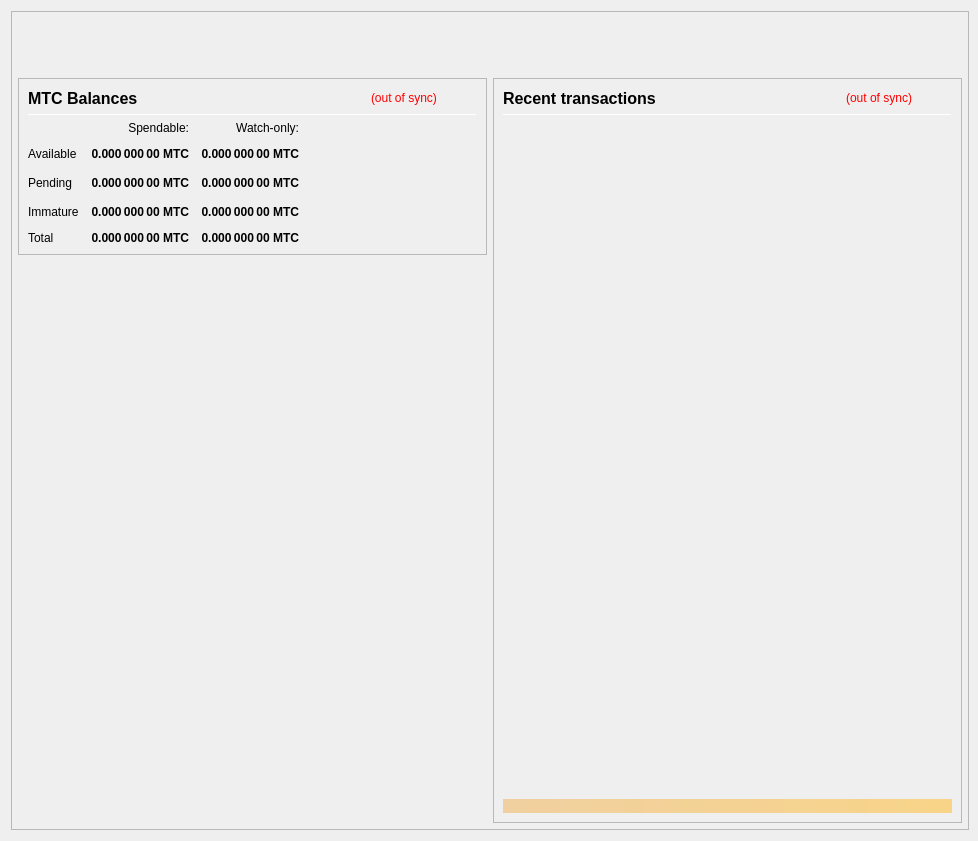
<?xml version="1.0" encoding="UTF-8"?>
<ui version="4.0">
 <class>OverviewPage</class>
 <widget class="QWidget" name="OverviewPage">
  <property name="geometry">
   <rect>
    <x>0</x>
    <y>0</y>
    <width>978</width>
    <height>841</height>
   </rect>
  </property>
  <property name="minimumSize">
   <size>
    <width>960</width>
    <height>682</height>
   </size>
  </property>
  <property name="font">
   <font>
    <weight>50</weight>
    <bold>false</bold>
   </font>
  </property>
  <property name="windowTitle">
   <string>Form</string>
  </property>
  <layout class="QVBoxLayout" name="topLayout" stretch="0">
   <property name="rightMargin">
    <number>9</number>
   </property>
   <item>
    <widget class="QFrame" name="frame_BG">
     <property name="minimumSize">
      <size>
       <width>850</width>
       <height>610</height>
      </size>
     </property>
     <property name="maximumSize">
      <size>
       <width>16777215</width>
       <height>16777215</height>
      </size>
     </property>
     <property name="frameShape">
      <enum>QFrame::StyledPanel</enum>
     </property>
     <property name="frameShadow">
      <enum>QFrame::Raised</enum>
     </property>
     <layout class="QVBoxLayout" name="verticalLayout_3" stretch="0">
      <property name="leftMargin">
       <number>0</number>
      </property>
      <property name="topMargin">
       <number>0</number>
      </property>
      <property name="rightMargin">
       <number>0</number>
      </property>
      <property name="bottomMargin">
       <number>6</number>
      </property>
      <item>
       <layout class="QVBoxLayout" name="verticalLayout_Master" stretch="0,1">
        <property name="leftMargin">
         <number>0</number>
        </property>
        <property name="topMargin">
         <number>0</number>
        </property>
        <property name="rightMargin">
         <number>0</number>
        </property>
        <property name="bottomMargin">
         <number>0</number>
        </property>
        <item>
         <widget class="QFrame" name="frame_Header">
          <layout class="QVBoxLayout" name="verticalLayout_Header" stretch="0">
           <property name="leftMargin">
            <number>0</number>
           </property>
           <property name="topMargin">
            <number>0</number>
           </property>
           <property name="rightMargin">
            <number>0</number>
           </property>
           <property name="bottomMargin">
            <number>0</number>
           </property>
           <item>
            <layout class="QHBoxLayout" name="horizontalLayout_Header" stretch="1,0">
             <property name="spacing">
              <number>6</number>
             </property>
             <item>
              <spacer name="horizontalSpacer_Header">
               <property name="orientation">
                <enum>Qt::Horizontal</enum>
               </property>
               <property name="sizeHint" stdset="0">
                <size>
                 <width>40</width>
                 <height>20</height>
                </size>
               </property>
              </spacer>
             </item>
             <item>
              <widget class="QLabel" name="labelOverviewHeaderRight">
               <property name="minimumSize">
                <size>
                 <width>464</width>
                 <height>60</height>
                </size>
               </property>
               <property name="maximumSize">
                <size>
                 <width>16777215</width>
                 <height>60</height>
                </size>
               </property>
               <property name="font">
                <font>
                 <pointsize>14</pointsize>
                </font>
               </property>
               <property name="text">
                <string/>
               </property>
               <property name="alignment">
                <set>Qt::AlignRight|Qt::AlignTrailing|Qt::AlignVCenter</set>
               </property>
              </widget>
             </item>
            </layout>
           </item>
          </layout>
         </widget>
        </item>
        <item>
         <widget class="QFrame" name="frame_Content">
          <layout class="QVBoxLayout" name="verticalLayout_Content">
           <property name="leftMargin">
            <number>6</number>
           </property>
           <property name="topMargin">
            <number>0</number>
           </property>
           <property name="rightMargin">
            <number>6</number>
           </property>
           <property name="bottomMargin">
            <number>0</number>
           </property>
           <item>
            <layout class="QHBoxLayout" name="horizontalLayout_Content" stretch="1,1">
             <property name="spacing">
              <number>6</number>
             </property>
             <item>
              <layout class="QVBoxLayout" name="verticalLayout_left" stretch="0,0">
               <item>
                <widget class="QFrame" name="frameBalances">
                 <property name="frameShape">
                  <enum>QFrame::StyledPanel</enum>
                 </property>
                 <property name="frameShadow">
                  <enum>QFrame::Raised</enum>
                 </property>
                 <layout class="QVBoxLayout" name="verticalLayout_4">
                  <item>
                   <layout class="QHBoxLayout" name="hlBalancesHeader" stretch="2,0,0">
                    <property name="spacing">
                     <number>6</number>
                    </property>
                    <item>
                     <widget class="QLabel" name="labelBalances">
                      <property name="minimumSize">
                       <size>
                        <width>0</width>
                        <height>0</height>
                       </size>
                      </property>
                      <property name="font">
                       <font>
                        <pointsize>12</pointsize>
                        <weight>75</weight>
                        <bold>true</bold>
                       </font>
                      </property>
                      <property name="text">
                       <string>MTC Balances</string>
                      </property>
                     </widget>
                    </item>
                    <item>
                     <widget class="QLabel" name="labelWalletStatus">
                      <property name="cursor">
                       <cursorShape>WhatsThisCursor</cursorShape>
                      </property>
                      <property name="toolTip">
                       <string>The displayed information may be out of date. Your wallet automatically synchronizes with the Mtcoin network after a connection is established, but this process has not completed yet.</string>
                      </property>
                      <property name="styleSheet">
                       <string notr="true">QLabel { color: red; }</string>
                      </property>
                      <property name="text">
                       <string notr="true">(out of sync)</string>
                      </property>
                      <property name="alignment">
                       <set>Qt::AlignLeading|Qt::AlignLeft|Qt::AlignVCenter</set>
                      </property>
                     </widget>
                    </item>
                    <item>
                     <spacer name="hsBalancesHeader">
                      <property name="orientation">
                       <enum>Qt::Horizontal</enum>
                      </property>
                      <property name="sizeHint" stdset="0">
                       <size>
                        <width>40</width>
                        <height>20</height>
                       </size>
                      </property>
                     </spacer>
                    </item>
                   </layout>
                  </item>
                  <item>
                   <widget class="Line" name="lineBalances">
                    <property name="minimumSize">
                     <size>
                      <width>0</width>
                      <height>1</height>
                     </size>
                    </property>
                    <property name="maximumSize">
                     <size>
                      <width>16777215</width>
                      <height>1</height>
                     </size>
                    </property>
                    <property name="orientation">
                     <enum>Qt::Horizontal</enum>
                    </property>
                   </widget>
                  </item>
                  <item>
                   <layout class="QGridLayout" name="gridLayout">
                    <property name="spacing">
                     <number>12</number>
                    </property>
                    <item row="2" column="2">
                     <widget class="QLabel" name="labelWatchPending">
                      <property name="font">
                       <font>
                        <weight>75</weight>
                        <bold>true</bold>
                       </font>
                      </property>
                      <property name="cursor">
                       <cursorShape>ArrowCursor</cursorShape>
                      </property>
                      <property name="toolTip">
                       <string>Unconfirmed transactions to watch-only addresses</string>
                      </property>
                      <property name="text">
                       <string notr="true">0.000 000 00 MTC</string>
                      </property>
                      <property name="alignment">
                       <set>Qt::AlignRight|Qt::AlignTrailing|Qt::AlignVCenter</set>
                      </property>
                      <property name="textInteractionFlags">
                       <set>Qt::NoTextInteraction</set>
                      </property>
                     </widget>
                    </item>
                    <item row="2" column="1">
                     <widget class="QLabel" name="labelUnconfirmed">
                      <property name="font">
                       <font>
                        <weight>75</weight>
                        <bold>true</bold>
                       </font>
                      </property>
                      <property name="cursor">
                       <cursorShape>ArrowCursor</cursorShape>
                      </property>
                      <property name="toolTip">
                       <string>Total of transactions that have yet to be confirmed, and do not yet count toward the spendable balance</string>
                      </property>
                      <property name="text">
                       <string notr="true">0.000 000 00 MTC</string>
                      </property>
                      <property name="alignment">
                       <set>Qt::AlignRight|Qt::AlignTrailing|Qt::AlignVCenter</set>
                      </property>
                      <property name="textInteractionFlags">
                       <set>Qt::NoTextInteraction</set>
                      </property>
                     </widget>
                    </item>
                    <item row="3" column="2">
                     <widget class="QLabel" name="labelWatchImmature">
                      <property name="font">
                       <font>
                        <weight>75</weight>
                        <bold>true</bold>
                       </font>
                      </property>
                      <property name="cursor">
                       <cursorShape>ArrowCursor</cursorShape>
                      </property>
                      <property name="toolTip">
                       <string>Staked or masternode rewards in watch-only addresses that has not yet matured</string>
                      </property>
                      <property name="text">
                       <string notr="true">0.000 000 00 MTC</string>
                      </property>
                      <property name="alignment">
                       <set>Qt::AlignRight|Qt::AlignTrailing|Qt::AlignVCenter</set>
                      </property>
                      <property name="textInteractionFlags">
                       <set>Qt::NoTextInteraction</set>
                      </property>
                     </widget>
                    </item>
                    <item row="4" column="0">
                     <widget class="QLabel" name="labelTotalText">
                      <property name="text">
                       <string>Total</string>
                      </property>
                      <property name="textInteractionFlags">
                       <set>Qt::NoTextInteraction</set>
                      </property>
                     </widget>
                    </item>
                    <item row="3" column="1">
                     <widget class="QLabel" name="labelImmature">
                      <property name="font">
                       <font>
                        <weight>75</weight>
                        <bold>true</bold>
                       </font>
                      </property>
                      <property name="cursor">
                       <cursorShape>ArrowCursor</cursorShape>
                      </property>
                      <property name="toolTip">
                       <string>Staked or masternode rewards that has not yet matured</string>
                      </property>
                      <property name="text">
                       <string notr="true">0.000 000 00 MTC</string>
                      </property>
                      <property name="alignment">
                       <set>Qt::AlignRight|Qt::AlignTrailing|Qt::AlignVCenter</set>
                      </property>
                      <property name="textInteractionFlags">
                       <set>Qt::NoTextInteraction</set>
                      </property>
                     </widget>
                    </item>
                    <item row="2" column="3">
                     <spacer name="hsBalances">
                      <property name="orientation">
                       <enum>Qt::Horizontal</enum>
                      </property>
                      <property name="sizeHint" stdset="0">
                       <size>
                        <width>40</width>
                        <height>20</height>
                       </size>
                      </property>
                     </spacer>
                    </item>
                    <item row="3" column="0">
                     <widget class="QLabel" name="labelImmatureText">
                      <property name="text">
                       <string>Immature</string>
                      </property>
                      <property name="textInteractionFlags">
                       <set>Qt::NoTextInteraction</set>
                      </property>
                     </widget>
                    </item>
                    <item row="4" column="1">
                     <widget class="QLabel" name="labelTotal">
                      <property name="font">
                       <font>
                        <weight>75</weight>
                        <bold>true</bold>
                       </font>
                      </property>
                      <property name="cursor">
                       <cursorShape>ArrowCursor</cursorShape>
                      </property>
                      <property name="toolTip">
                       <string>Your current total balance</string>
                      </property>
                      <property name="text">
                       <string notr="true">0.000 000 00 MTC</string>
                      </property>
                      <property name="alignment">
                       <set>Qt::AlignRight|Qt::AlignTrailing|Qt::AlignVCenter</set>
                      </property>
                      <property name="textInteractionFlags">
                       <set>Qt::NoTextInteraction</set>
                      </property>
                     </widget>
                    </item>
                    <item row="4" column="2">
                     <widget class="QLabel" name="labelWatchTotal">
                      <property name="font">
                       <font>
                        <weight>75</weight>
                        <bold>true</bold>
                       </font>
                      </property>
                      <property name="cursor">
                       <cursorShape>ArrowCursor</cursorShape>
                      </property>
                      <property name="toolTip">
                       <string>Current total balance in watch-only addresses</string>
                      </property>
                      <property name="text">
                       <string notr="true">0.000 000 00 MTC</string>
                      </property>
                      <property name="alignment">
                       <set>Qt::AlignRight|Qt::AlignTrailing|Qt::AlignVCenter</set>
                      </property>
                      <property name="textInteractionFlags">
                       <set>Qt::NoTextInteraction</set>
                      </property>
                     </widget>
                    </item>
                    <item row="0" column="2">
                     <widget class="QLabel" name="labelWatchonly">
                      <property name="text">
                       <string>Watch-only:</string>
                      </property>
                      <property name="alignment">
                       <set>Qt::AlignRight|Qt::AlignTrailing|Qt::AlignVCenter</set>
                      </property>
                     </widget>
                    </item>
                    <item row="1" column="0">
                     <widget class="QLabel" name="labelBalanceText">
                      <property name="text">
                       <string>Available</string>
                      </property>
                      <property name="textInteractionFlags">
                       <set>Qt::NoTextInteraction</set>
                      </property>
                     </widget>
                    </item>
                    <item row="1" column="1">
                     <widget class="QLabel" name="labelBalance">
                      <property name="font">
                       <font>
                        <weight>75</weight>
                        <bold>true</bold>
                       </font>
                      </property>
                      <property name="cursor">
                       <cursorShape>ArrowCursor</cursorShape>
                      </property>
                      <property name="toolTip">
                       <string>Your current spendable balance</string>
                      </property>
                      <property name="text">
                       <string notr="true">0.000 000 00 MTC</string>
                      </property>
                      <property name="alignment">
                       <set>Qt::AlignRight|Qt::AlignTrailing|Qt::AlignVCenter</set>
                      </property>
                      <property name="textInteractionFlags">
                       <set>Qt::NoTextInteraction</set>
                      </property>
                     </widget>
                    </item>
                    <item row="1" column="2">
                     <widget class="QLabel" name="labelWatchAvailable">
                      <property name="font">
                       <font>
                        <weight>75</weight>
                        <bold>true</bold>
                       </font>
                      </property>
                      <property name="cursor">
                       <cursorShape>ArrowCursor</cursorShape>
                      </property>
                      <property name="toolTip">
                       <string>Your current balance in watch-only addresses</string>
                      </property>
                      <property name="text">
                       <string notr="true">0.000 000 00 MTC</string>
                      </property>
                      <property name="alignment">
                       <set>Qt::AlignRight|Qt::AlignTrailing|Qt::AlignVCenter</set>
                      </property>
                      <property name="textInteractionFlags">
                       <set>Qt::NoTextInteraction</set>
                      </property>
                     </widget>
                    </item>
                    <item row="2" column="0">
                     <widget class="QLabel" name="labelPendingText">
                      <property name="text">
                       <string>Pending</string>
                      </property>
                      <property name="textInteractionFlags">
                       <set>Qt::NoTextInteraction</set>
                      </property>
                     </widget>
                    </item>
                    <item row="0" column="1">
                     <widget class="QLabel" name="labelSpendable">
                      <property name="text">
                       <string>Spendable:</string>
                      </property>
                      <property name="alignment">
                       <set>Qt::AlignRight|Qt::AlignTrailing|Qt::AlignVCenter</set>
                      </property>
                     </widget>
                    </item>
                   </layout>
                  </item>
                 </layout>
                </widget>
               </item>
               <item>
                <spacer name="verticalSpacer">
                 <property name="orientation">
                  <enum>Qt::Vertical</enum>
                 </property>
                 <property name="sizeHint" stdset="0">
                  <size>
                   <width>20</width>
                   <height>40</height>
                  </size>
                 </property>
                </spacer>
               </item>
              </layout>
             </item>
             <item>
              <layout class="QVBoxLayout" name="verticalLayout_right" stretch="1">
               <item>
                <widget class="QFrame" name="frame_RecentTransactions">
                 <property name="minimumSize">
                  <size>
                   <width>0</width>
                   <height>0</height>
                  </size>
                 </property>
                 <property name="frameShape">
                  <enum>QFrame::StyledPanel</enum>
                 </property>
                 <property name="frameShadow">
                  <enum>QFrame::Raised</enum>
                 </property>
                 <layout class="QVBoxLayout" name="verticalLayout_1" stretch="0,0,0,0,0">
                  <item>
                   <layout class="QHBoxLayout" name="horizontalLayout_2" stretch="2,0,0">
                    <property name="spacing">
                     <number>3</number>
                    </property>
                    <item>
                     <widget class="QLabel" name="label_4">
                      <property name="minimumSize">
                       <size>
                        <width>0</width>
                        <height>20</height>
                       </size>
                      </property>
                      <property name="font">
                       <font>
                        <pointsize>12</pointsize>
                        <weight>75</weight>
                        <bold>true</bold>
                       </font>
                      </property>
                      <property name="text">
                       <string>Recent transactions</string>
                      </property>
                     </widget>
                    </item>
                    <item>
                     <widget class="QLabel" name="labelTransactionsStatus">
                      <property name="cursor">
                       <cursorShape>WhatsThisCursor</cursorShape>
                      </property>
                      <property name="toolTip">
                       <string>The displayed information may be out of date. Your wallet automatically synchronizes with the Mtcoin network after a connection is established, but this process has not completed yet.</string>
                      </property>
                      <property name="styleSheet">
                       <string notr="true">QLabel { color: red; }</string>
                      </property>
                      <property name="text">
                       <string notr="true">(out of sync)</string>
                      </property>
                      <property name="alignment">
                       <set>Qt::AlignRight|Qt::AlignTrailing|Qt::AlignVCenter</set>
                      </property>
                     </widget>
                    </item>
                    <item>
                     <spacer name="horizontalSpacer">
                      <property name="orientation">
                       <enum>Qt::Horizontal</enum>
                      </property>
                      <property name="sizeHint" stdset="0">
                       <size>
                        <width>40</width>
                        <height>20</height>
                       </size>
                      </property>
                     </spacer>
                    </item>
                   </layout>
                  </item>
                  <item>
                   <widget class="Line" name="line">
                    <property name="minimumSize">
                     <size>
                      <width>0</width>
                      <height>1</height>
                     </size>
                    </property>
                    <property name="maximumSize">
                     <size>
                      <width>16777215</width>
                      <height>1</height>
                     </size>
                    </property>
                    <property name="orientation">
                     <enum>Qt::Horizontal</enum>
                    </property>
                   </widget>
                  </item>
                  <item>
                   <widget class="QListView" name="listTransactions">
                    <property name="minimumSize">
                     <size>
                      <width>0</width>
                      <height>0</height>
                     </size>
                    </property>
                    <property name="styleSheet">
                     <string notr="true">QListView { background: transparent; }</string>
                    </property>
                    <property name="frameShape">
                     <enum>QFrame::NoFrame</enum>
                    </property>
                    <property name="verticalScrollBarPolicy">
                     <enum>Qt::ScrollBarAlwaysOff</enum>
                    </property>
                    <property name="horizontalScrollBarPolicy">
                     <enum>Qt::ScrollBarAlwaysOff</enum>
                    </property>
                    <property name="selectionMode">
                     <enum>QAbstractItemView::NoSelection</enum>
                    </property>
                   </widget>
                  </item>
                  <item>
                   <spacer name="verticalSpacer_2">
                    <property name="orientation">
                     <enum>Qt::Vertical</enum>
                    </property>
                    <property name="sizeType">
                     <enum>QSizePolicy::Expanding</enum>
                    </property>
                    <property name="sizeHint" stdset="0">
                     <size>
                      <width>20</width>
                      <height>40</height>
                     </size>
                    </property>
                   </spacer>
                  </item>
                  <item>
                   <widget class="QLabel" name="labelAlerts">
                    <property name="maximumSize">
                     <size>
                      <width>16777215</width>
                      <height>16777215</height>
                     </size>
                    </property>
                    <property name="styleSheet">
                     <string notr="true">background-color: qlineargradient(x1: 0, y1: 0, x2: 1, y2: 0, stop:0 #F0D0A0, stop:1 #F8D488); color:#000000;</string>
                    </property>
                    <property name="text">
                     <string/>
                    </property>
                    <property name="wordWrap">
                     <bool>true</bool>
                    </property>
                    <property name="margin">
                     <number>3</number>
                    </property>
                   </widget>
                  </item>
                 </layout>
                </widget>
               </item>
              </layout>
             </item>
            </layout>
           </item>
          </layout>
         </widget>
        </item>
       </layout>
      </item>
     </layout>
    </widget>
   </item>
  </layout>
 </widget>
 <resources/>
 <connections/>
</ui>
